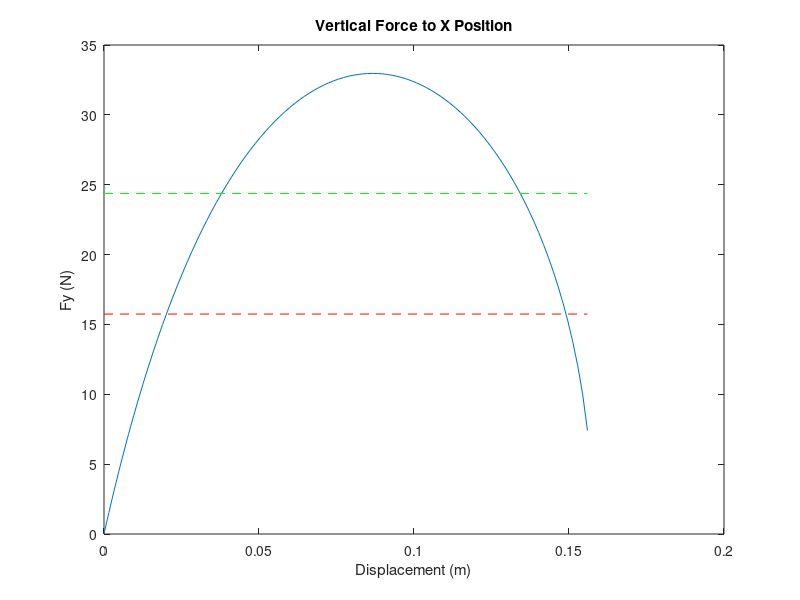
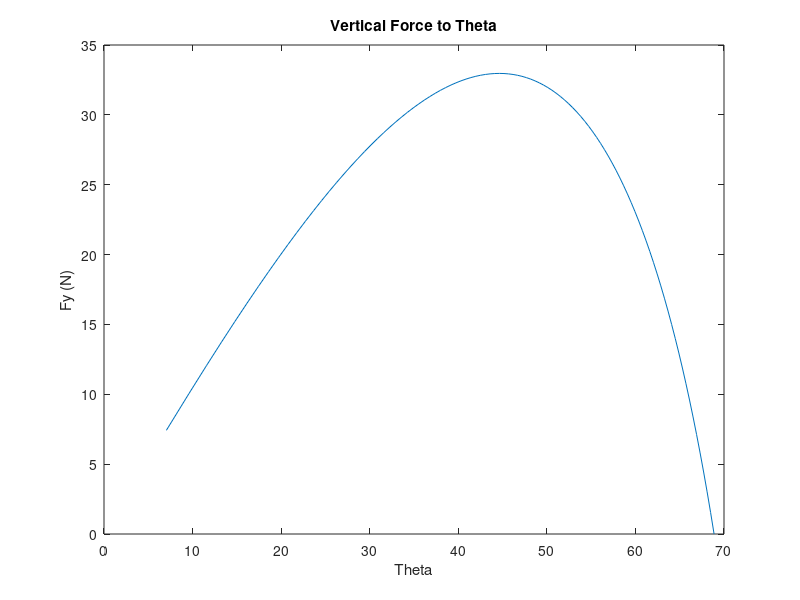

Recreate these plots in MATLAB, in order.
close;
clear;
clc;

% Constants
m = 0.7;          %0.5 lbs
g = 9.81;           %m/s^2
lbf2N = 175.1268;   %lbf/in to N/m
in2m = 0.0254;      %in to m


%Benchmark Requirements
launchTraj = deg2rad(60);
HorzDist = 1*0.3048;    %(ft * m)

%Launch Velocity
vf = sqrt((HorzDist*g)/sin(2*launchTraj));

%Jump force requirements
t = linspace(0.05,0.3,100);     %Jump phase time
accel = vf./t;  
F = accel*m;                    %Desired forces
Fdy = F*sin(launchTraj) + m*g;
Fdx = F*cos(launchTraj);
Freq = sqrt(Fdy.^2 + Fdx.^2);     %Required forces
ThrustAngles = atan2(Fdy,Fdx);    

%Range of link lengths
linkLength = linspace(0.03,0.20,270*2); %meters


%[1] rest length | [2] extended length | [3] spring const
SpringMatrix = [3*in2m, 5.94*in2m, 2.2*lbf2N;... %9044K193
    3*in2m, 7*in2m, 0.46*lbf2N;...     %9654K714
    3*in2m, 6.84*in2m, 0.82*lbf2N;...  %9654K196
    3.5*in2m, 7.19*in2m, 3.2*lbf2N;... %9044K126
    3.5*in2m, 8.67*in2m, 1*lbf2N;...   %9044K108
    3.5*in2m, 9.64*in2m, 1.1*lbf2N;... %9044K136
    3.5*in2m, 6.39*in2m, 2.21*lbf2N;...%9654K375   
    4*in2m, 8.1*in2m, 2.93*lbf2N;...   %9654K164
    4*in2m, 7.41*in2m, 1.87*lbf2N;...  %9654K94
    4*in2m, 11.39*in2m, 0.9*lbf2N;...  %9044K124
    4*in2m, 8.38*in2m, 2.7*lbf2N;...   %9044K132
    4.5*in2m, 9.56*in2m, 2.3*lbf2N;... %9044K134
    4.5*in2m, 8.06*in2m, 4.8*lbf2N;... %9044K383
    4.5*in2m, 9.1*in2m, 1.22*lbf2N;... %9654K923
    4.5*in2m, 8.34*in2m, 0.75*lbf2N;...%9654K256
    5*in2m, 7.91*in2m, 0.82*lbf2N;...  %9654K84
    5*in2m, 11.022*in2m, 2*lbf2N;...   %9654K325
    5*in2m, 11.2*in2m, 7.5*lbf2N;...   %9654K738
    5.5*in2m, 8.5*in2m, 2.73*lbf2N;... %9654K533
    5.5*in2m, 7.5*in2m, 3.09*lbf2N;... %9654K471
    6*in2m, 10.65*in2m, 0.88*lbf2N;... %9654K93
    6*in2m, 10.37*in2m, 1.26*lbf2N;... %9654K184
    6.5*in2m, 7.5*in2m, 3.14*lbf2N;... %9654K385
    7*in2m, 12.08*in2m, 3.05*lbf2N;... %9654K925
    7.5*in2m, 15.2*in2m, 1.42*lbf2N;...%9654K253
    8*in2m, 13.68*in2m, 1.26*lbf2N;... %9654K145
    8*in2m, 12.95*in2m, 2.36*lbf2N;... %9654K449
    8*in2m, 12.9*in2m, 3.07*lbf2N];...  %9654K444
%    5*in2m, 7.2*in2m, 30*lb2N];

%Spring constant
k = 2*SpringMatrix(:,3);

%Each spring displacment range
xi = SpringMatrix(:,1);
xf = SpringMatrix(:,2);
x = zeros(size(SpringMatrix,1),100);
for c = 1:size(SpringMatrix,1)
    x(c,:) = linspace(xi(c),xf(c),100);
end

%Variable declarations
inc = 1;
y = zeros(size(linkLength,2),size(x,2),size(SpringMatrix,1));
Fy = zeros(size(linkLength,2),size(x,2),size(SpringMatrix,1));
torque = zeros(size(linkLength,2),size(x,2),size(SpringMatrix,1));
angle = zeros(size(linkLength,2),size(x,2),size(SpringMatrix,1));

%Spring Calculations
for i = 1:size(SpringMatrix,1)
    for j = 1:size(linkLength,2)
        for l = 1:size(x,2)
            if linkLength(j)*2 > xf(i)
                y(j,l,i) = sqrt(linkLength(j)^2 - (x(i,l)/2)^2) + sqrt(linkLength(j)^2 - (x(i,l)/2)^2);
                Fy(j,l,i) = k(i)*y(j,l,i)*(1 - xi(i)/sqrt(4*linkLength(j)^2 - y(j,l,i)^2));
                torque(j,l,i) = (x(i,l) - xi(i))*k(i)*sqrt(linkLength(j)^2 - (x(i,l)/2)^2);
                angle(j,l,i) = acos((x(i,l)/2)/linkLength(j));
                springs(inc) = i;
                links(inc) = j;
                inc = inc + 1;
            end
        end
    end
end

%Import spring/link parameters to optimize
Fyavg = mean(Fy,2);
% TorquePeak = max(torque,[],2);
AngleMin = rad2deg(min(angle,[],2));
MinLinkLength = 0.08;

%Sorting out the best spring
inc = 1;
tempAngle = 0;
tempFyavg = 0;
minInitialForce = m*g*1;
maxInitialForce = m*g*1.1;
for i = 1:size(Fyavg,3)
    for j = 1:size(linkLength,2)
        tempAngle = AngleMin(j,1,i);
        tempFyavg = Fyavg(j,1,i);
        if Fyavg(j,1,i) > mean(Freq) && min(Fy(j,length(x),i)) < maxInitialForce && min(Fy(j,length(x),i)) > minInitialForce && linkLength(1,j) > MinLinkLength && AngleMin(j,1,i) < 10%Selection Criteria
            link(inc) = j;
            spring(inc) = i;
            inc = inc  +  1;
        end
    end
end

%% Display Springs
close;
clc;
% for i = 1:length(spring)

    num = 2;
    disp(['Spring Number: #',num2str(spring(num)),'']);
    SpringMatrix(spring(num),:);
    disp(['Link Length: ',num2str(linkLength(link(num))),' m']);
    figure(num);
    plot(x(spring(num),:)-xi(spring(num)),Fy(link(num),:,spring(num)))
    hold on
    line([xi(spring(num))-xi(spring(num)), xf(spring(num))-xi(spring(num))],[mean(Freq), mean(Freq)],'Color','red','LineStyle','--');
    line([xi(spring(num))-xi(spring(num)), xf(spring(num))-xi(spring(num))],[Fyavg(link(num),1,spring(num)), Fyavg(link(num),1,spring(num))],'Color','green','LineStyle','--');
    hold off
    xlabel('Displacement (m)');
    ylabel('Fy (N)');
    title('Vertical Force to X Position');

    figure(num+1);
    plot(rad2deg(angle(link(num),:,spring(num))),Fy(link(num),:,spring(num)));
    xlabel('Theta');
    ylabel('Fy (N)');
    title('Vertical Force to Theta');

% end